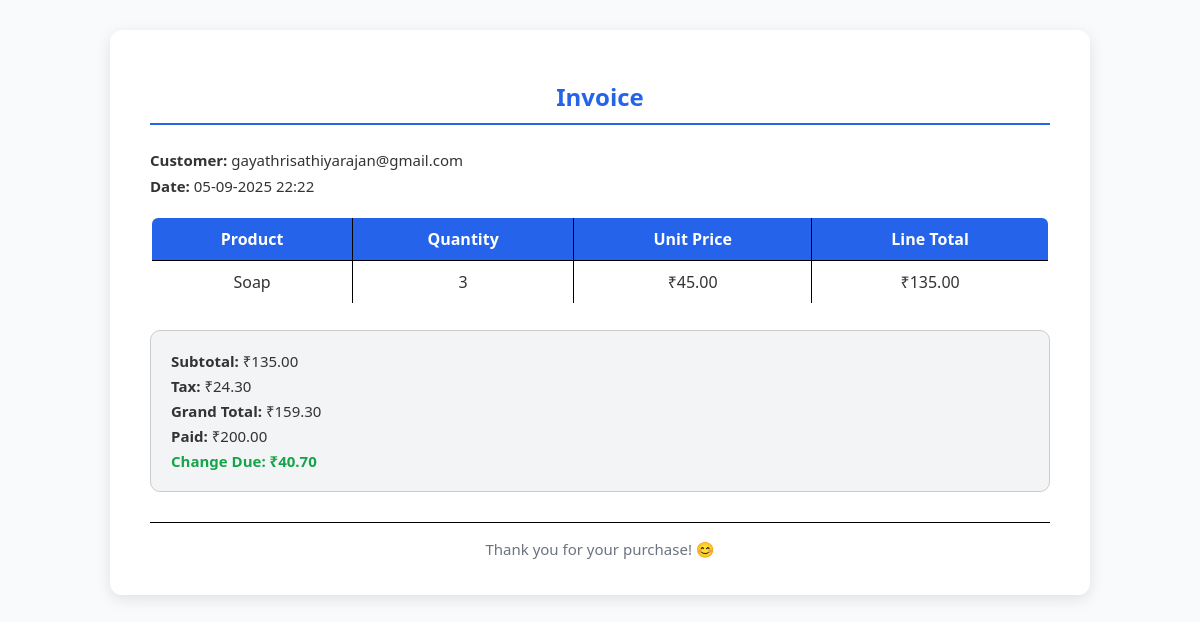
The app's page /purchase/6/ with its own data.
### billing/models.py (models this page shows, shortened)
class Purchase(models.Model):
    customer = models.ForeignKey(Customer, on_delete=models.CASCADE)
    subtotal = models.DecimalField(max_digits=12, decimal_places=2, default=Decimal("0.00"))
    tax_total = models.DecimalField(max_digits=12, decimal_places=2, default=Decimal("0.00"))
    grand_total = models.DecimalField(max_digits=12, decimal_places=2, default=Decimal("0.00"))
    paid_amount = models.DecimalField(max_digits=12, decimal_places=2, default=Decimal("0.00"))
    change_due = models.DecimalField(max_digits=12, decimal_places=2, default=Decimal("0.00"))
    change_breakdown = models.JSONField(default=dict, blank=True)
    created_at = models.DateTimeField(auto_now_add=True)

class Customer(models.Model):
    email = models.EmailField(unique=True)

class PurchaseItem(models.Model):
    purchase = models.ForeignKey(Purchase, on_delete=models.CASCADE, related_name="items")
    product = models.ForeignKey(Product, on_delete=models.PROTECT)
    quantity = models.PositiveIntegerField()
    unit_price = models.DecimalField(max_digits=10, decimal_places=2)
    line_total = models.DecimalField(max_digits=12, decimal_places=2)

class Product(models.Model):
    product_code = models.CharField(max_length=50, unique=True, db_column='product_id')
    name = models.CharField(max_length=200)
    available_stock = models.PositiveIntegerField()
    unit_price = models.DecimalField(max_digits=10, decimal_places=2)
    tax_percent = models.DecimalField(max_digits=5, decimal_places=2, default=Decimal("0.00"))

### billing/views.py (the view)
# urls.py: path("purchase/<int:pk>/", views.purchase_detail, name="purchase_detail"),
def purchase_detail(request, pk):
    purchase = get_object_or_404(Purchase, pk=pk)
    return render(request, "purchase_detail.html", {"purchase": purchase, "items": purchase.items.all()})

### billing/templates/purchase_detail.html (shortened to what this page needs)
<!DOCTYPE html>
<html lang="en">
<head>
</head>
<body>
    <div class="container">
        <h2>Invoice</h2>
        <p><strong>Customer:</strong> {{ purchase.customer.email }}</p>
        <p><strong>Date:</strong> {{ purchase.created_at|date:"d-m-Y H:i" }}</p>
        <table border="1" cellpadding="5" cellspacing="0">
            <thead>
                <tr>
                    <th>Product</th>
                    <th>Quantity</th>
                    <th>Unit Price</th>
                    <th>Line Total</th>
                </tr>
            </thead>
            <tbody>
                {% for item in items %}
                <tr>
                    <td>{{ item.product.name }}</td>
                    <td>{{ item.quantity }}</td>
                    <td>₹{{ item.unit_price }}</td>
                    <td>₹{{ item.line_total }}</td>
                </tr>
                {% endfor %}
            </tbody>
        </table>
        <div class="totals">
            <p><strong>Subtotal:</strong> ₹{{ purchase.subtotal }}</p>
            <p><strong>Tax:</strong> ₹{{ purchase.tax_total }}</p>
            <p><strong>Grand Total:</strong> ₹{{ purchase.grand_total }}</p>
            <p><strong>Paid:</strong> ₹{{ purchase.paid_amount }}</p>
            <p class="highlight"><strong>Change Due:</strong> ₹{{ purchase.change_due }}</p>
        </div>
        <div class="footer">
            <p>Thank you for your purchase! 😊</p>
        </div>
    </div>
</body>
</html>

### billing/templates/purchase_detail.html (style rules this page uses)
body { font-family: "Segoe UI", sans-serif; background-color: #f9fafb; margin: 0; padding: 30px; color: #333; }
.container { max-width: 900px; background: #fff; margin: 0 auto; padding: 30px 40px; border-radius: 12px; box-shadow: 0 4px 15px rgba(0,0,0,0.1); }
h2 { text-align: center; color: #2563eb; border-bottom: 2px solid #2563eb; padding-bottom: 10px; margin-bottom: 25px; }
p { font-size: 15px; margin: 6px 0; }
table { width: 100%; border-collapse: collapse; margin-top: 20px; border: 2px solid black; border-radius: 8px; overflow: hidden; }
th, td { border: 1px solid black; padding: 10px; text-align: center; }
th { background-color: #2563eb; color: white; font-weight: 600; }
.totals { margin-top: 25px; background: #f3f4f6; padding: 15px 20px; border-radius: 10px; border: 1px solid #ccc; }
.totals p { margin: 5px 0; }
.highlight { color: #16a34a; font-weight: bold; }
.footer { margin-top: 30px; text-align: center; color: #6b7280; font-size: 14px; border-top: 1px solid #000; padding-top: 10px; }

### records on screen
Purchase: customer.email "gayathrisathiyarajan@gmail.com", created_at "05-09-2025 22:22", subtotal "135.00", tax_total "24.30", grand_total "159.30", paid_amount "200.00", change_due "40.70"
PurchaseItem: product.name "Soap", quantity "3", unit_price "45.00", line_total "135.00"
